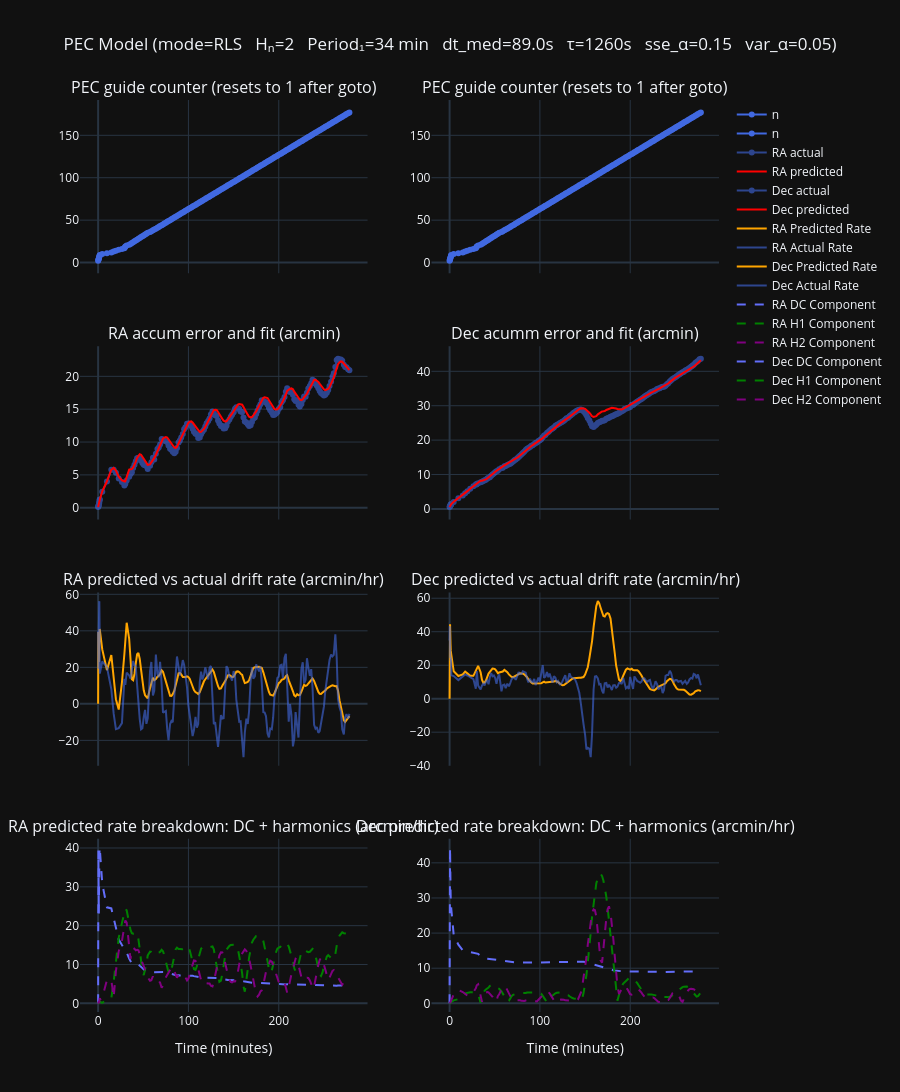

Notebook code cell kept with this figure:
### Markdown cell above
# Analysis of PECLOG

### Code cell
import numpy as np
import plotly.graph_objects as go
from plotly.subplots import make_subplots
from control import PecAxis, PecInhibit, PecMode

# ── calc INTERVAL (diagnostic only — no longer drives lambda/alpha directly) ──
ra_times = df.dropna(subset=['ra_guide'])['t_sec']
INTERVAL = ra_times.diff().dropna().median()

# ── instantiate from parsed session config ────────────────────────────────
T        = pec_config['T']
H        = pec_config['H']
TAU      = pec_config['tau']
MIN_DT   = pec_config['min_dt']
MODE     = PecMode(pec_config['mode']) if pec_config['mode'] in ('rls', 'ema') else PecMode.RLS
VAR      = 0.05
SSE      = 0.15
COLORS   = ['green', 'purple', 'orange', 'red', 'cyan', 'magenta']
DEG_S_TO_ARCMIN_HR = 3600 * 60   # deg/sec to arcmin/hr

ra  = PecAxis(T=T, n_harmonics=H, mode=MODE, tau=TAU, min_dt=MIN_DT)
dec = PecAxis(T=T, n_harmonics=H, mode=MODE, tau=TAU, min_dt=MIN_DT)
var_alpha = VAR
sse_alpha = SSE

ra.reset_seed(df.iloc[0].ra_accum / 60)
dec.reset_seed(df.iloc[0].dec_accum / 60)

t0 = 0.0            # local time origin — shifts forward on every detected PEC reset
prev_n = df.iloc[0].n

show_harmonics = (MODE == PecMode.RLS and H > 0)

records = []
reset_events = []   # for plotting/inspection — t_min of each detected reset
reset_indices = []  # for fixing gradient

for i, row in df.iterrows():
    t_abs     = row.t_sec
    ra_cumul  = row.ra_accum  / 60
    dec_cumul = row.dec_accum / 60

    # ── detect a PEC reset from the guide counter rolling back ──
    if row.n < prev_n:
        ra.reset()
        dec.reset()
        ra.reset_seed(ra_cumul)
        dec.reset_seed(dec_cumul)
        t0 = t_abs                      # restart local clock — matches driver's _pec_t0 reset
        reset_events.append(t_abs / 60)
        reset_indices.append(i)
    prev_n = row.n

    t = t_abs - t0                      # local time, relative to most recent reset

    ra.ingest_accum(ra_cumul, t, var_alpha, sse_alpha)
    dec.ingest_accum(dec_cumul, t, var_alpha, sse_alpha)

    records.append(dict(
        t_min    = t_abs / 60,          # keep x-axis on session-absolute time for plotting continuity
        n        = row.n,
        ra_rate  = ra.predicted_rate(t)  * DEG_S_TO_ARCMIN_HR,
        dec_rate = dec.predicted_rate(t) * DEG_S_TO_ARCMIN_HR,
        ra_drift = ra.dc_rate()   * DEG_S_TO_ARCMIN_HR,
        dec_drift= dec.dc_rate()  * DEG_S_TO_ARCMIN_HR,
        **{f'ra_h{h}':  ra.harmonic_rate(h)  * DEG_S_TO_ARCMIN_HR for h in range(1, H+1)},
        **{f'dec_h{h}': dec.harmonic_rate(h) * DEG_S_TO_ARCMIN_HR for h in range(1, H+1)},
        ra_r2    = ra.r2,
        dec_r2   = dec.r2,
        ra_rmse  = ra.rmse_arcmin(),
        dec_rmse = dec.rmse_arcmin(),
        ra_pred  = ra.predicted_accum(t)  * 60,
        dec_pred = dec.predicted_accum(t) * 60,
        ra_cumul = ra_cumul  * 60,
        dec_cumul= dec_cumul * 60,
        ra_resid_fit  = (ra_cumul*60)  - ra.predicted_accum(t)*60,
        dec_resid_fit = (dec_cumul*60) - dec.predicted_accum(t)*60,
        ra_lambda  = ra.lam,
        dec_lambda = dec.lam,
    ))

res = pd.DataFrame(records)
t   = res.t_min

# ── empirical (actual) drift rate ──
res['ra_actual_rate']  = np.full(len(res), np.nan)
res['dec_actual_rate'] = np.full(len(res), np.nan)

reset_indices = sorted(set([0] + reset_indices + [len(res)]))
for start, end in zip(reset_indices[:-1], reset_indices[1:]):
    if end - start < 2:
        continue   # need at least 2 points to take a gradient
    seg = res.iloc[start:end]
    seg_t = seg.t_min.values * 60
    res.loc[seg.index, 'ra_actual_rate']  = np.gradient(seg.ra_cumul.values,  seg_t) * 3600
    res.loc[seg.index, 'dec_actual_rate'] = np.gradient(seg.dec_cumul.values, seg_t) * 3600

mode_label = MODE.value.upper()
title_text = (f'PEC Model (mode={mode_label}   Hₙ={H}   Period₁={T/60:.0f} min   '
              f'dt_med={INTERVAL:.1f}s   τ={TAU:.0f}s   sse_α={SSE}   var_α={VAR})')

# ── plot rows 1–4 ───────────────────────────────────────────────────────────
n_rows_top = 4
row_titles_top = [
    'PEC guide counter (resets to 1 after goto)',            'PEC guide counter (resets to 1 after goto)',
    'RA accum error and fit (arcmin)',                       'Dec acumm error and fit (arcmin)',
    'RA predicted vs actual drift rate (arcmin/hr)',         'Dec predicted vs actual drift rate (arcmin/hr)',
    'RA predicted rate breakdown: DC + harmonics (arcmin/hr)','Dec predicted rate breakdown: DC + harmonics (arcmin/hr)',
]

fig_top = make_subplots(
    rows=n_rows_top, cols=2,
    shared_xaxes=True,
    subplot_titles=tuple(row_titles_top),
    vertical_spacing=0.08,
)

def add(fig, row, col, traces):
    for tr in traces:
        fig.add_trace(tr, row=row, col=col)

# row 1 — counter
add(fig_top, 1, 1, [go.Scatter(x=t, y=res.n, name='n', mode='lines+markers', line=dict(color='royalblue'))])
add(fig_top, 1, 2, [go.Scatter(x=t, y=res.n, name='n', mode='lines+markers', line=dict(color='royalblue'))])

# row 2 — cumul fit
add(fig_top, 2, 1, [
    go.Scatter(x=t, y=res.ra_cumul, name='RA actual',    mode='lines+markers', opacity=0.6, line=dict(color='royalblue')),
    go.Scatter(x=t, y=res.ra_pred,  name='RA predicted', line=dict(color='red', width=2)),
])
add(fig_top, 2, 2, [
    go.Scatter(x=t, y=res.dec_cumul, name='Dec actual',    mode='lines+markers', opacity=0.6, line=dict(color='royalblue')),
    go.Scatter(x=t, y=res.dec_pred,  name='Dec predicted', line=dict(color='red', width=2)),
])

# row 3 — predicted vs actual total drift rate
add(fig_top, 3, 1, [
    go.Scatter(x=t, y=res.ra_rate,        name='RA Predicted Rate', line=dict(color='orange')),
    go.Scatter(x=t, y=res.ra_actual_rate, name='RA Actual Rate',    mode='lines', opacity=0.6, line=dict(color='royalblue')),
])
add(fig_top, 3, 2, [
    go.Scatter(x=t, y=res.dec_rate,        name='Dec Predicted Rate', line=dict(color='orange')),
    go.Scatter(x=t, y=res.dec_actual_rate, name='Dec Actual Rate',    mode='lines', opacity=0.6, line=dict(color='royalblue')),
])

# row 4 — breakdown of predicted rate: DC + harmonics
add(fig_top, 4, 1, [
    go.Scatter(x=t, y=res.ra_drift, name='RA DC Component', line=dict(color='#636EFA', dash='dash')),
] + ([
    go.Scatter(x=t, y=res[f'ra_h{h}'], name=f'RA H{h} Component', line=dict(color=COLORS[(h-1) % len(COLORS)], dash='dash'))
    for h in range(1, H+1)
] if show_harmonics else []))
add(fig_top, 4, 2, [
    go.Scatter(x=t, y=res.dec_drift, name='Dec DC Component', line=dict(color='#636EFA', dash='dash')),
] + ([
    go.Scatter(x=t, y=res[f'dec_h{h}'], name=f'Dec H{h} Component', line=dict(color=COLORS[(h-1) % len(COLORS)], dash='dash'))
    for h in range(1, H+1)
] if show_harmonics else []))

fig_top.update_layout(
    height=300 * n_rows_top,
    title=dict(text=title_text, x=0.5),
    hovermode='x unified', template="plotly_dark",
    legend=dict(groupclick='toggleitem'),
)
fig_top.update_xaxes(title_text='Time (minutes)', row=n_rows_top)
fig_top.show()

### Figure 1 — Plotly figure (JSON) as saved in the notebook; plotly's stock layout.template omitted (floating-point values rounded to 4 significant figures; data arrays with more than 128 entries replaced by an {"elided": "..."} marker saying what was removed)
{"data": [{"line": {"color": "royalblue"}, "mode": "lines+markers", "name": "n", "type": "scatter", "x": {"elided": "176 float values"}, "xaxis": "x", "y": {"elided": "176 float values"}, "yaxis": "y"}, {"line": {"color": "royalblue"}, "mode": "lines+markers", "name": "n", "type": "scatter", "x": {"elided": "176 float values"}, "xaxis": "x2", "y": {"elided": "176 float values"}, "yaxis": "y2"}, {"line": {"color": "royalblue"}, "mode": "lines+markers", "name": "RA actual", "opacity": 0.6, "type": "scatter", "x": {"elided": "176 float values"}, "xaxis": "x3", "y": {"elided": "176 float values"}, "yaxis": "y3"}, {"line": {"color": "red", "width": 2}, "name": "RA predicted", "type": "scatter", "x": {"elided": "176 float values"}, "xaxis": "x3", "y": {"elided": "176 float values"}, "yaxis": "y3"}, {"line": {"color": "royalblue"}, "mode": "lines+markers", "name": "Dec actual", "opacity": 0.6, "type": "scatter", "x": {"elided": "176 float values"}, "xaxis": "x4", "y": {"elided": "176 float values"}, "yaxis": "y4"}, {"line": {"color": "red", "width": 2}, "name": "Dec predicted", "type": "scatter", "x": {"elided": "176 float values"}, "xaxis": "x4", "y": {"elided": "176 float values"}, "yaxis": "y4"}, {"line": {"color": "orange"}, "name": "RA Predicted Rate", "type": "scatter", "x": {"elided": "176 float values"}, "xaxis": "x5", "y": {"elided": "176 float values"}, "yaxis": "y5"}, {"line": {"color": "royalblue"}, "mode": "lines", "name": "RA Actual Rate", "opacity": 0.6, "type": "scatter", "x": {"elided": "176 float values"}, "xaxis": "x5", "y": {"elided": "176 float values"}, "yaxis": "y5"}, {"line": {"color": "orange"}, "name": "Dec Predicted Rate", "type": "scatter", "x": {"elided": "176 float values"}, "xaxis": "x6", "y": {"elided": "176 float values"}, "yaxis": "y6"}, {"line": {"color": "royalblue"}, "mode": "lines", "name": "Dec Actual Rate", "opacity": 0.6, "type": "scatter", "x": {"elided": "176 float values"}, "xaxis": "x6", "y": {"elided": "176 float values"}, "yaxis": "y6"}, {"line": {"color": "#636EFA", "dash": "dash"}, "name": "RA DC Component", "type": "scatter", "x": {"elided": "176 float values"}, "xaxis": "x7", "y": {"elided": "176 float values"}, "yaxis": "y7"}, {"line": {"color": "green", "dash": "dash"}, "name": "RA H1 Component", "type": "scatter", "x": {"elided": "176 float values"}, "xaxis": "x7", "y": {"elided": "176 float values"}, "yaxis": "y7"}, {"line": {"color": "purple", "dash": "dash"}, "name": "RA H2 Component", "type": "scatter", "x": {"elided": "176 float values"}, "xaxis": "x7", "y": {"elided": "176 float values"}, "yaxis": "y7"}, {"line": {"color": "#636EFA", "dash": "dash"}, "name": "Dec DC Component", "type": "scatter", "x": {"elided": "176 float values"}, "xaxis": "x8", "y": {"elided": "176 float values"}, "yaxis": "y8"}, {"line": {"color": "green", "dash": "dash"}, "name": "Dec H1 Component", "type": "scatter", "x": {"elided": "176 float values"}, "xaxis": "x8", "y": {"elided": "176 float values"}, "yaxis": "y8"}, {"line": {"color": "purple", "dash": "dash"}, "name": "Dec H2 Component", "type": "scatter", "x": {"elided": "176 float values"}, "xaxis": "x8", "y": {"elided": "176 float values"}, "yaxis": "y8"}], "layout": {"annotations": [{"font": {"size": 16}, "showarrow": false, "text": "PEC guide counter (resets to 1 after goto)", "x": 0.225, "xanchor": "center", "xref": "paper", "y": 1, "yanchor": "bottom", "yref": "paper"}, {"font": {"size": 16}, "showarrow": false, "text": "PEC guide counter (resets to 1 after goto)", "x": 0.775, "xanchor": "center", "xref": "paper", "y": 1, "yanchor": "bottom", "yref": "paper"}, {"font": {"size": 16}, "showarrow": false, "text": "RA accum error and fit (arcmin)", "x": 0.225, "xanchor": "center", "xref": "paper", "y": 0.73, "yanchor": "bottom", "yref": "paper"}, {"font": {"size": 16}, "showarrow": false, "text": "Dec acumm error and fit (arcmin)", "x": 0.775, "xanchor": "center", "xref": "paper", "y": 0.73, "yanchor": "bottom", "yref": "paper"}, {"font": {"size": 16}, "showarrow": false, "text": "RA predicted vs actual drift rate (arcmin/hr)", "x": 0.225, "xanchor": "center", "xref": "paper", "y": 0.46, "yanchor": "bottom", "yref": "paper"}, {"font": {"size": 16}, "showarrow": false, "text": "Dec predicted vs actual drift rate (arcmin/hr)", "x": 0.775, "xanchor": "center", "xref": "paper", "y": 0.46, "yanchor": "bottom", "yref": "paper"}, {"font": {"size": 16}, "showarrow": false, "text": "RA predicted rate breakdown: DC + harmonics (arcmin/hr)", "x": 0.225, "xanchor": "center", "xref": "paper", "y": 0.19, "yanchor": "bottom", "yref": "paper"}, {"font": {"size": 16}, "showarrow": false, "text": "Dec predicted rate breakdown: DC + harmonics (arcmin/hr)", "x": 0.775, "xanchor": "center", "xref": "paper", "y": 0.19, "yanchor": "bottom", "yref": "paper"}], "height": 1200, "hovermode": "x unified", "legend": {"groupclick": "toggleitem"}, "title": {"text": "PEC Model (mode=RLS   Hₙ=2   Period₁=34 min   dt_med=89.0s   τ=1260s   sse_α=0.15   var_α=0.05)", "x": 0.5}, "xaxis": {"anchor": "y", "domain": [0, 0.45], "matches": "x7", "showticklabels": false}, "xaxis2": {"anchor": "y2", "domain": [0.55, 1], "matches": "x8", "showticklabels": false}, "xaxis3": {"anchor": "y3", "domain": [0, 0.45], "matches": "x7", "showticklabels": false}, "xaxis4": {"anchor": "y4", "domain": [0.55, 1], "matches": "x8", "showticklabels": false}, "xaxis5": {"anchor": "y5", "domain": [0, 0.45], "matches": "x7", "showticklabels": false}, "xaxis6": {"anchor": "y6", "domain": [0.55, 1], "matches": "x8", "showticklabels": false}, "xaxis7": {"anchor": "y7", "domain": [0, 0.45], "title": {"text": "Time (minutes)"}}, "xaxis8": {"anchor": "y8", "domain": [0.55, 1], "title": {"text": "Time (minutes)"}}, "yaxis": {"anchor": "x", "domain": [0.81, 1]}, "yaxis2": {"anchor": "x2", "domain": [0.81, 1]}, "yaxis3": {"anchor": "x3", "domain": [0.54, 0.73]}, "yaxis4": {"anchor": "x4", "domain": [0.54, 0.73]}, "yaxis5": {"anchor": "x5", "domain": [0.27, 0.46]}, "yaxis6": {"anchor": "x6", "domain": [0.27, 0.46]}, "yaxis7": {"anchor": "x7", "domain": [0, 0.19]}, "yaxis8": {"anchor": "x8", "domain": [0, 0.19]}}}
